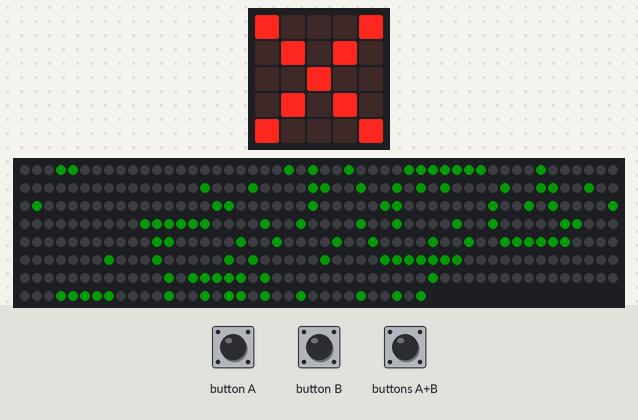
A program run on a simulated BBC micro:bit (MakeCode). Parts: the board's 5×5 LED display, 384 RGB LEDs in strip order, left to right, continuing on the next row. Inputs (shaded band) come from the test bench. Dim RGB values are drawn brighter than linear; random numbers come from a fixed seed.

Above: at 0.91 s.
At 1.9 s:
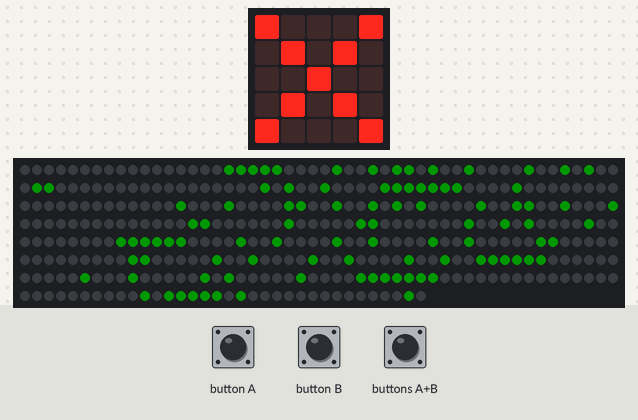
2.0 s: buttons A+B pressed for 0.15 s
At 2.9 s:
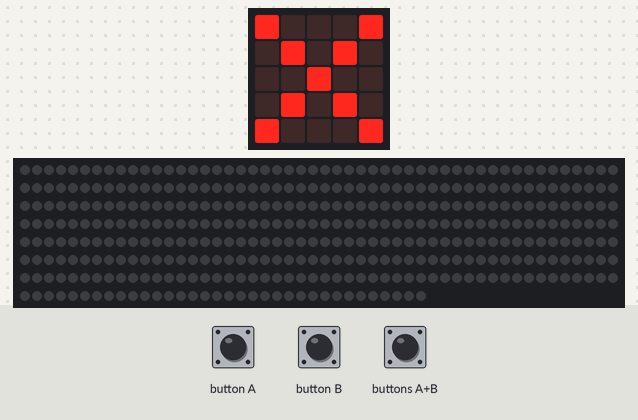
Timing chart, 0 to 5.0 s (numbered marks = the images above; inputs shaded):
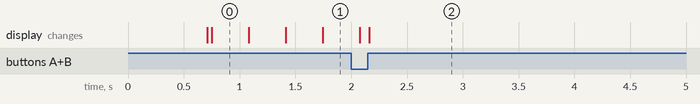

The program:

main.ts
```typescript
/**
 * ende Initialisierung
 */
/**
 * test();
 */
/**
 * zerlege()
 */
function set_system(sname: string) {
    if (sname == "wolf") {
        basic.showString("W")
    }
}
function set_helligkeit(helligkeit: number, zch_pause: number) {
    strip_helligkeit = helligkeit
    strip_pause = zch_pause
    // console.log("helligkeit"+strip_helligkeit)
    for (let i = 0; i <= neo_strip_anzahl - 1; i++) {
        arr_neop_strips[i].setBrightness(strip_helligkeit)
    }
}
function loesche_matrix(snr: number) {
    arr_neop_strips[snr].clear()
    arr_neop_strips[snr].show()
}


function init_alphabet() {
    // bstreihenfolge einhalten
    bst_reihe = "? ABCDEFGHIJKLMNOPQRSTUVWXYZÄÖÜäöü0123456789!?.,*+-=≠:%abcdefghijklmnopqrstuvwxyz#$&()/@;<>[]|{}~€"
    arr_zeichen = [
        [14, 17, 1, 2, 4, 0, 4, 0], //?
        [0, 0, 0, 0, 0, 0, 0, 0],
        [14, 17, 17, 31, 17, 17, 17, 0], //A
        [30, 17, 17, 30, 17, 17, 30, 0],
        [14, 17, 16, 16, 16, 17, 14, 0],
        [28, 18, 17, 17, 17, 18, 28, 0],
        [31, 16, 16, 30, 16, 16, 31, 0],
        [31, 16, 16, 30, 16, 16, 16, 0],
        [14, 17, 16, 23, 17, 17, 14, 0],
        [17, 17, 17, 31, 17, 17, 17, 0],
        [14, 4, 4, 4, 4, 4, 14, 0],
        [15, 2, 2, 2, 2, 18, 12, 0],
        [17, 18, 20, 24, 20, 18, 17, 0], //K
        [16, 16, 16, 16, 16, 16, 31, 0],
        [17, 27, 21, 21, 17, 17, 17, 0],
        [17, 17, 25, 21, 19, 17, 17, 0],
        [14, 17, 17, 17, 17, 17, 14, 0],
        [30, 17, 17, 30, 16, 16, 16, 0],
        [14, 17, 17, 17, 21, 18, 13, 0],
        [30, 17, 17, 30, 20, 18, 17, 0],
        [14, 17, 16, 14, 1, 17, 14, 0],
        [31, 4, 4, 4, 4, 4, 4, 0],       //T
        [17, 17, 17, 17, 17, 17, 14, 0],
        [17, 17, 17, 17, 17, 10, 4, 0],
        [17, 17, 17, 21, 21, 27, 17, 0],
        [17, 17, 10, 4, 10, 17, 17, 0],
        [17, 17, 10, 4, 4, 4, 4, 0],
        [31, 1, 2, 4, 8, 16, 31, 0], //Z
        [10, 0, 14, 17,  31, 17, 17, 0], //Ä
        [10, 0, 14, 17,  17, 17, 14, 0], //Ö
        [10, 0, 17, 17,  17, 17, 14, 0], //Ü
        [10, 0, 14, 1, 15, 17, 15, 0], //ä
        [0, 10, 0, 14, 17, 17, 14, 0], //ö
        [0, 10, 0, 17, 17, 17, 14, 0], //ü

        [14, 17, 19, 21, 25, 17, 14, 0], //0
        [4, 12, 4, 4, 4, 4, 14, 0],
        [14, 17, 1, 2, 4, 8, 31, 0],
        [31, 2, 4, 2, 1, 17, 14, 0],
        [2, 6, 10, 18, 31, 2, 2, 0],
        [31, 16, 30, 1, 1, 17, 14, 0],
        [6, 8, 16, 30, 17, 17, 14, 0],
        [31, 1, 2, 4, 4, 4, 4, 0],
        [14, 17, 17, 14, 17, 17, 14, 0],
        [14, 17, 17, 15, 1, 2, 12, 0],//9

        [4, 4, 4, 4, 4, 0, 4, 0], //!
        [14, 17, 1, 2, 4, 0, 4, 0], //?
        [0, 0, 0, 0, 0, 12, 12, 0], //.
        [0, 0, 0, 0, 0, 12, 12, 4], //,
        [0, 0, 4, 21, 14, 21, 4, 0], //*
        [0, 0, 4, 4, 31, 4, 4, 0], //+
        [0, 0, 0, 0, 31, 0, 0, 0], //-
        [0, 0, 0, 31, 0, 31, 0, 0], //=
        [1, 2, 31, 4, 31, 8, 16, 0], //
        [0, 0,12, 12, 0, 12, 12, 0], //:
        [24, 25, 2, 4, 8, 19, 3, 0], //%

        [0, 0, 14, 1, 15, 17, 31, 0],//a
        [16, 16, 22, 25, 17, 17, 14, 0], //b
        [0, 0, 15, 16, 16, 16, 15, 0], //c
        [1, 1, 13, 19, 17, 17, 15, 0], //d
        [0, 0, 14, 17, 31, 16, 14, 0], //e
        [2, 5, 4, 14, 4, 4, 4, 4], //f
        [0, 0, 15, 17, 17, 15, 1, 14], //g
        [16, 16, 22, 25, 17, 17, 17, 0], //h
        [4, 0, 12, 4, 4, 4, 14, 0], //i
        [2, 0, 2, 2, 2, 2, 10, 4], //j
        [8, 8, 9, 10, 12, 10, 9, 0], //k
        [12, 4, 4, 4, 4, 4, 14, 0], //l
        [0, 0, 26, 21, 21, 21, 21, 0],//m
        [0, 0, 22, 25, 17, 17, 17, 0], //n
        [0, 0, 14, 17, 17, 17, 14, 0], //o
        [0, 0, 30, 17, 17, 30, 16, 16], //p
        [0, 0, 15, 17, 17, 15, 1, 1 ], //q
        [0, 0, 11, 12, 8, 8, 8, 0], //r
        [0, 0, 15, 16, 14, 1, 30, 0], //s
        [4, 14, 4, 4, 4, 5, 2, 0], //t
        [0, 0, 17, 17, 17, 19, 13, 0], //u
        [0, 0, 17, 17, 17, 10, 4, 0], //v
        [0, 0, 17, 17, 17, 21, 10, 0], //w
        [0, 0, 17, 10, 4, 10, 17, 0], //x
        [0, 0, 17, 9, 6, 4, 8, 16], //y
        [0, 0, 31, 2, 4, 8, 31, 0], //z
        [10, 10, 31, 10, 31, 10, 10, 0],
        [4, 15, 20, 14, 5, 30, 4, 0],
        [12, 18, 20, 8, 21, 18, 13, 0],
        [4, 8, 16, 16, 16, 8, 4, 0],
        [4, 2, 1, 1, 1, 2, 4, 0],
        [1, 2, 4, 8, 16, 0, 0, 0],
        [14, 17, 1, 9, 21, 21, 14, 0],
        [0, 12, 12, 0, 12, 4, 8, 0],
        [2, 4, 8, 16, 8, 4, 2, 0],
        [8, 4, 2, 1, 2, 4, 8, 0],
        [14, 8, 8, 8, 8, 8, 14, 0],
        [14, 2, 2, 2, 2, 2, 14, 0],
        [4, 4, 4, 4, 4, 4, 4, 0],
        [6, 8, 8, 16, 8, 8, 6, 0],
        [12, 2, 2, 1, 2, 2, 12, 0],
        [0, 0, 8, 21, 2, 0, 0, 0],
        [6, 9, 28, 8, 28, 9, 6, 0]
    ]


}

// }
input.onButtonPressed(Button.A, function () {
    automat = !automat;
})

input.onButtonPressed(Button.B, function () {
    arr_neop_strips[sss].rotate(-16); arr_neop_strips[sss].show();
})

input.onButtonPressed(Button.AB, function () {
    let s = 0
    // for (let s=0;s<neo_strip_anz;s++) {
    arr_neop_strips[s].clear()
    arr_neop_strips[s].show()
})


// set_helligkeit(80, 5000)
// testbetrieb
function test(txt:string) {
    // init_strip(0, 0, 0)
    // set_helligkeit(40, 1000)
    // neop_scroll_zch(0, "ABCDEFGHIJKLMNOabcdefgh", NeoPixelColors.Green, -3)
    // neop_schreibe_zch(0,"B CA",NeoPixelColors.Red)

    // basic.showNumber(neo_strip_anzahl)

    if (neo_strip_anzahl > 1) {
        neop_schreibe_zch(0, "AB", NeoPixelColors.Green)
    } else if (neo_strip_anzahl > 2) {
        neop_schreibe_zch(2, "12340", NeoPixelColors.Blue)
    } else {
        // neop_schreibe_zch(0, "AdefgÄÖÜäöü0a", NeoPixelColors.Green)
        neop_schreibe_zch(0, txt, NeoPixelColors.Green)
    }
}

function init_strip(nrMatrix: number, hwMatrix: number,pin: number) {
    arr_neop_settings[nrMatrix].pin = pin;
    arr_neop_settings[nrMatrix].hwMatrix = arr_tech_matrix[hwMatrix];
    pixelAnzahl = arr_tech_matrix[nrMatrix][0] * arr_tech_matrix[nrMatrix][1]

    // pixelAnzahl = breite;
    let strip = neopixel.create(arr_tech_pin[pin], pixelAnzahl, NeoPixelMode.RGB)
    strip.setBrightness(strip_helligkeit)
    arr_neop_strips[nrMatrix] = strip

    strip.clear()
    strip.show()

    // neo_strip_anzahl = Math.max(nrMatrix + 1, neo_strip_anzahl)
    neo_strip_anzahl = 1;


}

// muss sein, damit der index nicht fehlläuft
function default_strip_data() {
    arr_neop_settings.push({ pin: arr_tech_pin[0], hwMatrix: arr_tech_matrix[0] })
    // arr_neop_settings.push({ pin: arr_tech_pin[1], hwMatrix: arr_tech_matrix[1] })
    // arr_neop_settings.push({ pin: arr_tech_pin[2], hwMatrix: arr_tech_matrix[1] })
}

function zufallsFarbe(): number {
    let rot = Math.randomRange(0, 255)
    let gruen = Math.randomRange(0, 255)
    let blau = Math.randomRange(0, 255)
    return neopixel.rgb(rot, gruen, blau)
}

let sss = 0;
let automat = false;
let pixelAnzahl = 0
let neo_strip_anzahl = 0
let strip_pause = 0
let strip_helligkeit = 0
let arr_tech_matrix: number[][] = []

let arr_neop_settings: Array<neop> = []
let arr_neop_strips: Array<neopixel.Strip> = []
let shift: number = 0

function neop_schreibe_zch(snr: number, zch_str: string = "A", color: number) {
    let zeichen_matrix2: Array<number> = []

    let mx2 = arr_neop_settings[snr].hwMatrix[0];
    let my2 = arr_neop_settings[snr].hwMatrix[1];


    my2 = zch_str.length;
    arr_neop_settings[snr].hwMatrix[1] = my2 * 6;
    init_strip(0, 0, 0)
    arr_neop_strips[snr].showRainbow(1, 360)


    let is_type2 = 0; //buchstabe
    sss = snr;
    let zch_len2 = zch_str.length
    if (zch_len2 > 1) {
        is_type2 = 1; // wort
        let arr_split2 = zch_str.split(",")
        if (arr_split2.length > 2) {
            is_type2 = 2; //array
            zeichen_matrix2 = arr_split2.map(wert => parseInt(wert));
            zch_len2 = 1;
        }
    }

    arr_neop_strips[snr].clear()
    arr_neop_strips[snr].show()
    let mycolor = zufallsFarbe();

    for (let o = 0; o < zch_len2; o++) {
        let zch2: string;
        if (is_type2 < 2) { //no array
            zch2 = zch_str[o]
            let found2 = bst_reihe.indexOf(zch2);
            if (found2 == -1) {
                found2 = 0;
            }
            zeichen_matrix2 = arr_zeichen[found2]
        }
        // arr_neop_strips[snr].clear()
        // arr_neop_strips[snr].show()


        // basic.showString(zch2)
        zeichen_matrix2.forEach(function (zahl, zeile) {
            for (let bit2 = 0; bit2 < mx2; bit2++) {
                // let z = zeile, c = bit2 //7- minus
                let c = zeile, z = bit2 //7- minus
                //b=z, z=bit
                //b=z, z=mx-1-bit
                if (zahl & Math.pow(2, (bit2 + shift + mx2) % mx2)) {
                    // let px2 = z * mx2 + ((z % 2) ? (mx2 - 1 - c) : c)
                    let px2 = z * mx2 + ((z % 2) == 0 ? (mx2 - 1 - c) : c)
                    arr_neop_strips[snr].setPixelColor(px2, color);
                    // arr_neop_strips[snr].showRainbow(1, 360)
                    //    basic.showNumber(c)
                }
            }
        })
        // arr_neop_strips[snr].show()
        // arr_neop_strips[sss].show();
        if (is_type2 == 1) {
            // pause(strip_pause)
        }

        arr_neop_strips[sss].rotate(16 * 3);
        arr_neop_strips[sss].show();

        // arr_neop_strips[snr].rotate(0);
        // arr_neop_strips[snr].show();
    }
    automat = true;

}
interface neop {
    pin: number;
    hwMatrix: Array<number>;
}
// hardwareeinstellungen ########################### 3 Matriken
// entweder alte verdrahtung, dann 32 x 8 oder 68 x 32
arr_tech_matrix = [[8, 32], [8, 8], [5, 7], [16, 16]]
let arr_tech_pin = [
    DigitalPin.P0,
    DigitalPin.P1,
    DigitalPin.P2,
    DigitalPin.P3,
    DigitalPin.P4,
    DigitalPin.P5,
    DigitalPin.P6,
    DigitalPin.P7,
    DigitalPin.P8
]
// hardwareeinstellungen end ###########################
let bst_muster = [
    31,
    31,
    31,
    31
]
let bst_reihe:string ="";
strip_helligkeit = 25;
// aucha scrollspeed
strip_pause = 300
let arr_zeichen: number[][];
neo_strip_anzahl = 1
// ende variable
// beginn initialisierung ############################
init_alphabet()
default_strip_data()
basic.showIcon(IconNames.No)
// test();

// test("ÄÖÜäöüabcdefghijklmnopqrstuvwxyz");
test("fgjkpqyz");
// test("Das ist eine gute Möglichkeite * ");

basic.forever(() => {
    if (automat) {

        arr_neop_strips[sss].rotate(16); arr_neop_strips[sss].show();
        basic.pause(strip_pause)
    }
})
```

test.ts
```typescript
// Hier kann man Tests durchführen; diese Datei wird nicht kompiliert, wenn dieses Paket als Erweiterung verwendet wird.
```
